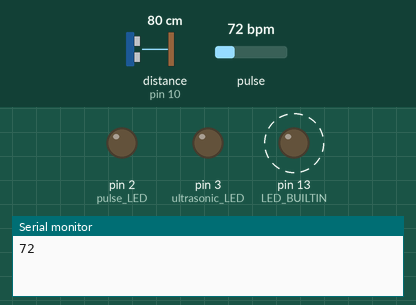
Bench run of a sketch on a simulated Arduino Uno, built with avr-gcc and run on an emulated ATmega328P. Parts: output pins drawn as LEDs (lit = HIGH), the last lines printed to the serial monitor. Wiring (inferred from the names in the program): ultrasonic range finder: trigger pin 9; echo pin 10. Dashed ring = blinking. Inputs (shaded band) come from the test bench; at power-on: pulse 72 bpm, distance to the obstacle (sensor on pin 10) 80 cm. The echo pulse lasts 58.3 µs per cm; pins used as bus, display or sensor lines are not drawn.

Above: at 1.2 s.
1.3 s: pulse set to 98 bpm
4.3 s: pulse set to 103 bpm
At 4.7 s:
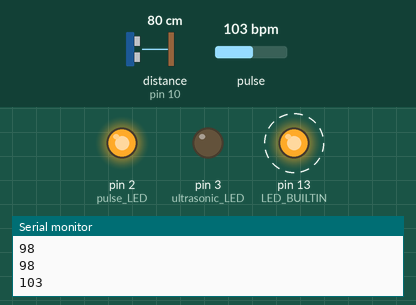
7.3 s: distance to the obstacle (sensor on pin 10) set to 6 cm
10.3 s: distance to the obstacle (sensor on pin 10) set to 3 cm
At 11.2 s:
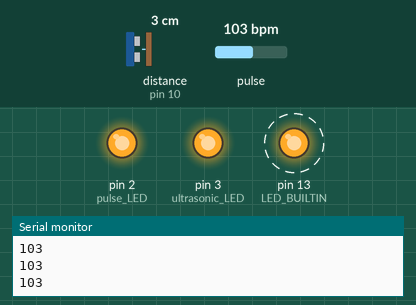
13.3 s: pulse set to 42 bpm
At 15.7 s:
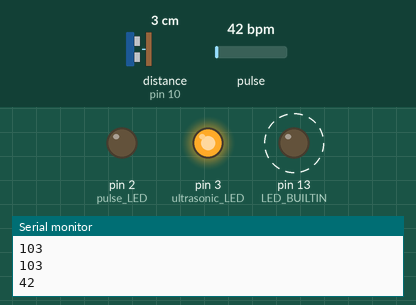
16.3 s: pulse set to 101 bpm
At 18.0 s:
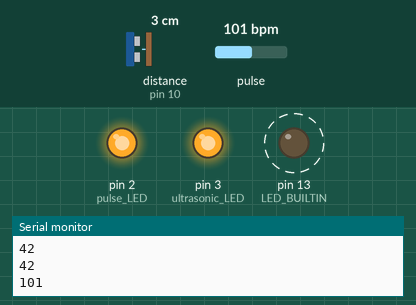
Timing chart, 0 to 20.3 s (numbered marks = the images above; inputs shaded):
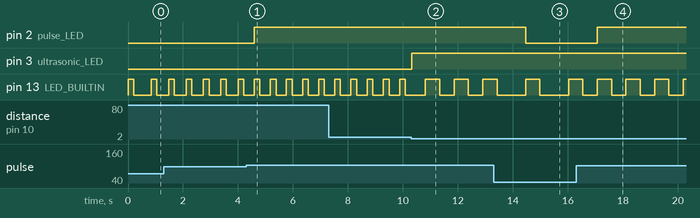

The sketch:

CompleteV2.ino
```cpp
/*  ********************************************************************************
 *  Monitor Heart Rate using Pulse sensor and Distance Detector using ultrasonic Sensor
 *
*/

#define USE_ARDUINO_INTERRUPTS true
#include <PulseSensorPlayground.h>


// defines variables for ultrasonic sensor
long duration;
int distance;
const int trigPin = 9;
const int echoPin = 10;

const int pulse_LED = 2;
const int ultrasonic_LED = 3;


// Define Variables for pulse sensor
const int PulseWire = 0;
const int LED = LED_BUILTIN;

int sw_plot_signal = 0;
int Threshold = 600;


PulseSensorPlayground pulseSensor;

void init_ultrasonic()
{
  pinMode(trigPin, OUTPUT); // Sets the trigPin as an Output
  pinMode(echoPin, INPUT); // Sets the echoPin as an Input
  pinMode(ultrasonic_LED, OUTPUT);   // PIN 3 is LED for ultrasonic sensor

}


void init_pulse_sensor()
{
  pinMode(pulse_LED, OUTPUT);   // PIN 2 is LED for pulse sensor
    // Configure PulseSensor
  pulseSensor.analogInput(PulseWire);
  pulseSensor.blinkOnPulse(LED);
  pulseSensor.setThreshold(Threshold);
  digitalWrite(pulse_LED, LOW); // turn the LED on (HIGH is the voltage level)
  digitalWrite(3, LOW);
  pulseSensor.begin();

}
//Configure Serial Monitor
void setup() {

  init_ultrasonic();
  Serial.begin(9600);    //start serial communication
  init_pulse_sensor();

}

void loop() {

// Clears the trigPin
  digitalWrite(trigPin, LOW);
  delayMicroseconds(2);

  // Sets the trigPin on HIGH state for 10 micro seconds
  digitalWrite(trigPin, HIGH);
  delayMicroseconds(10);
  digitalWrite(trigPin, LOW);

  // Reads the echoPin, returns the sound wave travel time in microseconds
  duration = pulseIn(echoPin, HIGH);

  // Calculating the 340 m/s to 0.034 cm/micro seconds
  distance = duration * 0.034 / 2;

  //if distance is less than 4 cm, turn on LED
  if (distance<4){
  digitalWrite(ultrasonic_LED, HIGH);
  delay(500);

  } else
  {
    digitalWrite(ultrasonic_LED, LOW);
  }

  if (sw_plot_signal ==1){
  int signal = analogRead(PulseWire);
  Serial.println(signal);
  }


if (pulseSensor.sawStartOfBeat()) {
 int myBPM = pulseSensor.getBeatsPerMinute();
 if (sw_plot_signal ==0)
   Serial.println(myBPM);
// If the average heart rate is higher than 100, it turns the LED on
 if (myBPM>100){
  digitalWrite(pulse_LED, HIGH);
  //delay(500);
  }
  else
  {
  digitalWrite(pulse_LED, LOW);
  }
}

 delay(20);

}
```

Measured:
- the behaviour switches between 100 and 101 bpm on pulse (found by bisection; images 0 and 1)
- the behaviour switches between 5 and 4 cm on distance to the obstacle (sensor on pin 10) (found by bisection; images 1 and 2)
- after the input at 4.3 s, pin 2 (pulse_LED): LOW → HIGH after 0.30 s
- after the input at 10.3 s, pin 3 (ultrasonic_LED): LOW → HIGH at once; pin 13 (LED_BUILTIN): alternates HIGH for 0.52 s and LOW for 0.52 s, starting after 0.52 s
- after the input at 13.3 s, pin 2 (pulse_LED): HIGH → LOW after 1.2 s; pin 13 (LED_BUILTIN): LOW → HIGH after 1.2 s, → LOW 0.52 s later, → HIGH 1.0 s later
- after the input at 16.3 s, pin 2 (pulse_LED): LOW → HIGH after 0.77 s; pin 13 (LED_BUILTIN): alternates HIGH for 0.52 s and LOW for 0.52 s, starting after 0.77 s
- by itself, pin 13 (LED_BUILTIN): alternates HIGH for 0.21 s and LOW for 0.38 s
